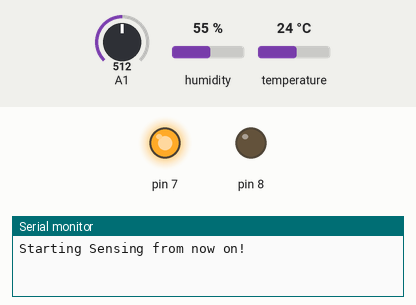
A sketch run on a simulated Arduino Uno, built with avr-gcc and run on an emulated ATmega328P. Shown: output pins drawn as LEDs (lit = HIGH), the last lines printed to the serial monitor. The inputs (shaded band) are chosen by the test bench; at power-on: humidity 55 %, A1 = 512, temperature 24 °C.

Above: at 2.2 s.
2.3 s: humidity set to 59 %
At 4.4 s:
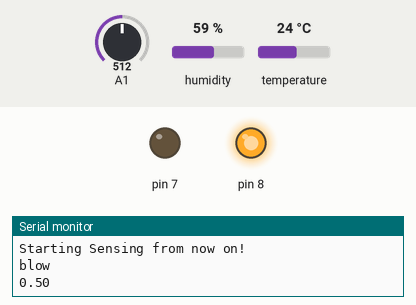
Timing chart, 0 to 5.9 s (numbered marks = the images above; inputs shaded):
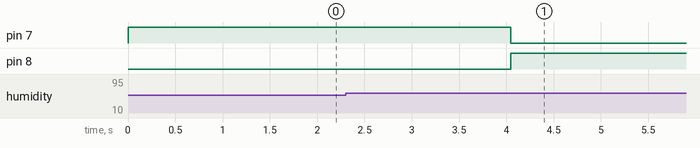

The sketch:

alcohol_detection_using_humidity.ino
```cpp
#include <DHT.h>
#define DATAPIN A0 // 온습도
DHT myDHT11(DATAPIN,DHT11);

#define COUNT_MAX 10
#define AVG_MAX 70
float average=0;
int index =0;
float values[COUNT_MAX];


void setup()
{
  //Wire.begin();
  //sensor.init();
  //sensor.configureDefault();
  //sensor.setTimeout(500);
  pinMode(7,OUTPUT);
  pinMode(8,OUTPUT);
  digitalWrite(7,HIGH);
  digitalWrite(8,HIGH);
  Serial.begin(9600);
  initialize();
  delay(1000); //예열
  Serial.println("Starting Sensing from now on!"); // initialize serial monitor (연습용) 최종버전에서 삭제!
}

void loop()
{
 while(true){
  float temp1= myDHT11.readTemperature(false);
  float humid1=myDHT11.readHumidity(false);
  delay (3000);
  float temp2= myDHT11.readTemperature(false);
  float humid2= myDHT11.readHumidity(false); //3초동안 불어서 온도와 습도 차이 저장
  while(true){
  int sensorValue = analogRead(A1);  // read MQ-3 data
  values[index] = (float)sensorValue/1024;  // convert to %
  if (index >= COUNT_MAX -1) break;
  index++;
  }
  while((temp2-temp1>2)||(humid2-humid1)>2){
  Serial.println("blow");
  Serial.println(calcAverage());
  if(calcAverage()<1){digitalWrite(7,LOW);
  digitalWrite(8,HIGH);
  break;}
  else break;
    }//open

  //delay(500); //delay= 50ms 추가) 보다 빠른 감지를 위함.


//0.7 이상시 음주 상태 측정가능(시간 지났을 때) / 확실하게는 1.1 이상으로 표현됨.
}
}

void initialize()
{
  digitalWrite(7,HIGH);
  digitalWrite(8,LOW);

  for(int i=0; i<COUNT_MAX; i++)
  {
    values[i] = 0;
  }
}

float calcAverage()
 {
  for(int i=0; i<COUNT_MAX; i++)
  {
    average += values[i];
  }
  average = average / COUNT_MAX;
  return average;
}
```

Measured:
- the behaviour switches between 57 and 58 % on humidity (found by bisection; images 0 and 1)
- after the input at 2.3 s, pin 7: HIGH → LOW after 1.7 s; pin 8: LOW → HIGH after 1.7 s
